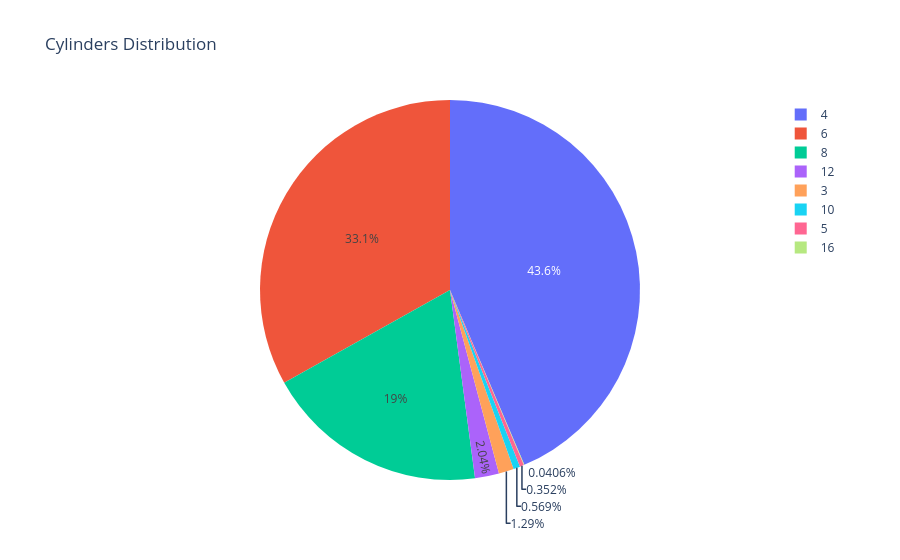

Write notebook code for a chart like this one.
### Code cell
transmission_distr = df['cylinders'].value_counts().reset_index(name='count')
transmission_distr.columns = ['cylinders', 'count']  

fig = px.pie(transmission_distr, values='count', names='cylinders', title="Cylinders Distribution")
fig.show()

### Figure 1 — Plotly figure (JSON) as saved in the notebook; plotly's stock layout.template omitted (floating-point values rounded to 4 significant figures)
{"data": [{"domain": {"x": [0, 1], "y": [0, 1]}, "hovertemplate": "cylinders=%{label}<br>count=%{value}<extra></extra>", "labels": [4, 6, 8, 12, 3, 10, 5, 16], "legendgroup": "", "name": "", "showlegend": true, "type": "pie", "values": [3220, 2446, 1402, 151, 95, 42, 26, 3]}], "layout": {"autosize": true, "legend": {"tracegroupgap": 0}, "title": {"text": "Cylinders Distribution"}}}
